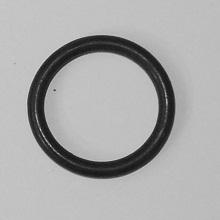
#> input picture images/Oring4.jpg, 220 x 220 px, found by its file name
$ python main.py
#> lines starting #> are read from the running program, lines starting #| are printed output that depends on the picture; after the words box and inside, x2 and y2 are one past the last pixel; in counts of white or black regions, pixels touching at a corner belong together
### assignment1/histogram.py
import numpy as np

def compute_histogram(image):

    # Create empty histogram (256 intensity levels)
    hist = np.zeros(256, dtype=int)

    # Get image dimensions
    rows, cols = image.shape

    # Loop through pixels
    for i in range(rows):
        for j in range(cols):
            intensity = image[i, j]
            hist[intensity] += 1

    return hist

### assignment1/threshold.py
import numpy as np

def otsu_threshold(hist):
    total = np.sum(hist)

    #total sum of intensities
    sum_total = 0
    for i in range(256):
        sum_total += i * hist[i]

    sum_bg = 0
    w_bg = 0
    max_var = -1
    best_t = 0

    for t in range(256):
        w_bg += hist[t]
        if w_bg ==0:
            continue

        w_fg = total - w_bg
        if w_fg == 0:
            break

        sum_bg += t * hist[t]

        mu_bg = sum_bg / w_bg
        mu_fg = (sum_total - sum_bg) / w_fg

        var_between = w_bg * w_fg * (mu_bg - mu_fg) ** 2

        if var_between > max_var:
            max_var = var_between
            best_t = t

    return best_t

### assignment1/morphology.py
import numpy as np

def dilation(binary_img):
    rows, cols = binary_img.shape
    output = np.zeros_like(binary_img, dtype=np.uint8)

    for i in range(1, rows - 1):
        for j in range(1, cols - 1):

            # if any pixel in the 3 x 3 neighbourhood is white - 255
            if np.any(binary_img[i-1:i+2, j-1:j+2] == 255):
                output[i, j] = 255
            else:
                output[i, j] = 0
    return output

def erosion(binary_img):
    rows, cols = binary_img.shape
    output = np.zeros_like(binary_img, dtype=np.uint8)

    for i in range(1, rows - 1):
        for j in range(1, cols - 1):

            # if all pixels in the 3 x 3 neighbourhood are white
            if np.all(binary_img[i-1:i+2, j-1:j+2] == 255):
                output[i, j] = 255
            else:
                output[i, j] = 0
    return output

def closing(binary_img):
    dilated = dilation(binary_img)
    closed = erosion(dilated)
    return closed

### assignment1/ccl.py
import numpy as np
from collections import deque

def connected_components(binary_img):
    rows, cols = binary_img.shape
    labels = np.zeros((rows, cols), dtype=int)

    label = 0
    component_sizes = {}

    for i in range(rows):
        for j in range(cols):

            #If Pixel is foreground and not labelled
            if binary_img[i, j] == 255 and labels[i, j] == 0:

                label += 1
                queue = deque()
                queue.append((i, j))
                labels[i, j] = label
                size = 1

                while queue:
                    x, y = queue.popleft()

                # 8-Connectivity
                    for dx in [-1, 0, 1]:
                        for dy in [-1, 0, 1]:

                            nx = x + dx
                            ny = y + dy

                            if (0 <= nx < rows and
                                0 <= ny < cols and
                                binary_img[nx, ny] == 255 and
                                labels[nx, ny] == 0):

                                labels[nx, ny] = label
                                queue.append((nx, ny))
                                size += 1

                component_sizes[label] = size


    return labels, component_sizes

### assignment1/main.py
import cv2 as cv
import numpy as np
import time
from histogram import compute_histogram
from threshold import otsu_threshold
from morphology import closing
from ccl import connected_components

def apply_inverse_threshold(img, T):
    out = np.zeros_like(img, dtype=np.uint8)

    rows, cols = img.shape

    for i in range(rows):
        for j in range(cols):
            if img[i, j] < T:
                out[i, j] = 255   # ring foreground
            else:
                out[i, j] = 0     # background

    return out

img = cv.imread("images/Oring4.jpg", 0)
#> img is the input picture: shape (220, 220); min 9, max 225, mean 169.6

start = time.time()

hist = compute_histogram(img)
#> after the loop in compute_histogram, `for i in range(rows):`: hist = 256 values, max 4766 at index 193, min 0 at index 0, mean 189.1
T = otsu_threshold(hist)
#> in otsu_threshold, `total = np.sum(hist)`: total = 48400
#> the loop in otsu_threshold, `for i in range(256):` made 256 passes
#> sum_total on passes 1 to 3: 0, 0, 0
#> after the loop in otsu_threshold, `for i in range(256):`: sum_total = 8208563
#> the loop in otsu_threshold, `for t in range(256):` made 226 passes
#> (w_bg, w_fg, sum_bg, mu_bg, mu_fg, max_var) on passes 10, 13, 14, 16, 17, 18, 19, 20, 21, 22, 23, 24: (1, 48399, 9, 9, 169.6, 1.25e+09), (3, 48397, 33, 11, 169.6, 3.65e+09), (4, 48396, 46, 11.5, 169.6, 4.84e+09), (5, 48395, 61, 12.2, 169.6, 6e+09), (8, 48392, 109, 13.62, 169.6, 9.42e+09), (13, 48387, 194, 14.92, 169.6, 1.51e+10), (15, 48385, 230, 15.33, 169.6, 1.73e+10), (23, 48377, 382, 16.61, 169.7, 2.61e+10), (31, 48369, 542, 17.48, 169.7, 3.47e+10), (45, 48355, 836, 18.58, 169.7, 4.97e+10), (70, 48330, 1386, 19.8, 169.8, 7.61e+10), (106, 48294, 2214, 20.89, 169.9, 1.14e+11)
binary = apply_inverse_threshold(img, T)
#> after the loop in apply_inverse_threshold, `for i in range(rows):`:
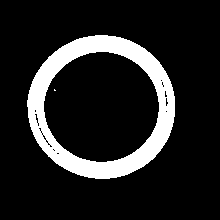
#> out: shape (220, 220); 14% white; 2 white regions (1 under 20 px), largest, box (x1, y1, x2, y2) and area: (27, 35, 175, 179) 6763
cleaned = closing(binary)
#> after the loop in dilation, `for i in range(1, rows - 1):`:
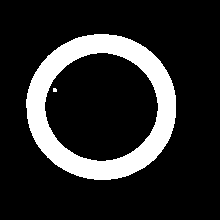
#> output: shape (220, 220); 16.3% white; 2 white regions (1 under 20 px), largest, box (x1, y1, x2, y2) and area: (26, 34, 176, 180) 7868
#> after the loop in erosion, `for i in range(1, rows - 1):`: output: shape (220, 220); 14.1% white; 2 white regions (1 under 20 px), largest, box (x1, y1, x2, y2) and area: (27, 35, 175, 179) 6834
cleaned = np.where(cleaned > 0, 255, 0).astype(np.uint8)
labels, sizes = connected_components(cleaned)
#> after the loop in connected_components, `for i in range(rows):`:
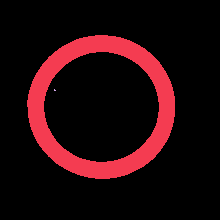
#> labels: shape (220, 220) int64; 3 distinct labels, from 0 to 2; one colour per label, 0 black
largest_label = max(sizes, key=sizes.get)
largest_size = sizes[largest_label]

end = time.time()

print("Total pixels:", np.sum(hist))
#| Total pixels: 48400
print("Otsu threshold:", T)
#| Otsu threshold: 118
print("Segmentation time (seconds):", end - start)
print("Number of components:", len(sizes))
#| Number of components: 2
print("Component sizes:", sizes)
#| Component sizes: {1: 6834, 2: 3}
print("Largest component label:", largest_label)
#| Largest component label: 1
print("Largest component size:", largest_size)
#| Largest component size: 6834

# Minimum area to be considered a real ring piece
min_area = 6000

# Find all components larger than threshold
large_components = [label for label, size in sizes.items() if size > min_area]

print("Large components:", large_components)
#| Large components: [1]

if len(large_components) == 1:
    result = "PASS"
else:
    result = "FAIL"

print("RESULT:", result)


# Create mask for largest component
ring_only = np.zeros_like(cleaned, dtype=np.uint8)

rows, cols = labels.shape
for i in range(rows):
    for j in range(cols):
        if labels[i, j] == largest_label:
            ring_only[i, j] = 255
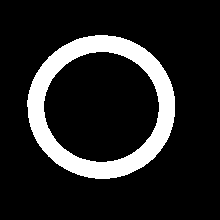
#> ring_only: shape (220, 220); 14.1% white; 1 white region, box (x1, y1, x2, y2) and area: (27, 35, 175, 179) 6834

cv.imshow("Original", img)
cv.imshow("Binary (Otsu)", binary)
cv.imshow("After Closing", cleaned)
cv.imshow("Largest Component", ring_only)

cv.waitKey(0)
cv.destroyAllWindows()

$ run again, with images/Oring1.jpg copied over images/Oring4.jpg
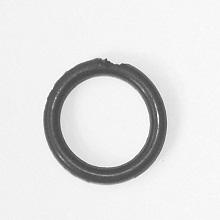
#> input picture images/Oring1.jpg, 220 x 220 px, found by its file name
#> img is the input picture: shape (220, 220); min 55, max 255, mean 225.2
#> after the loop in compute_histogram, `for i in range(rows):`: hist = 256 values, max 6333 at index 243, min 0 at index 0, mean 189.1
#> total = 48400
#> the loop in otsu_threshold, `for i in range(256):` made 256 passes
#> sum_total on passes 1 to 3: 0, 0, 0
#> after the loop in otsu_threshold, `for i in range(256):`: sum_total = 10901821
#> the loop in otsu_threshold, `for t in range(256):` made 256 passes
#> (w_bg, w_fg, sum_bg, mu_bg, mu_fg, max_var) on passes 56, 58, 62, 63, 65, 66, 67, 68: (1, 48399, 55, 55, 225.2, 1.4e+09), (2, 48398, 112, 56, 225.3, 2.77e+09), (3, 48397, 173, 57.67, 225.3, 4.08e+09), (4, 48396, 235, 58.75, 225.3, 5.37e+09), (5, 48395, 299, 59.8, 225.3, 6.62e+09), (8, 48392, 494, 61.75, 225.3, 1.04e+10), (10, 48390, 626, 62.6, 225.3, 1.28e+10), (17, 48383, 1095, 64.41, 225.3, 2.13e+10)
#> after the loop in otsu_threshold, `for t in range(256):`: best_t = 169; max_var = 5.19e+12; sum_bg = 10883716; w_bg = 48400
#> T = 169
#> after the loop in apply_inverse_threshold, `for i in range(rows):`:
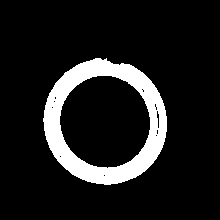
#> out: shape (220, 220); 11.7% white; 1 white region, box (x1, y1, x2, y2) and area: (43, 58, 167, 185) 5674
#> after the loop in dilation, `for i in range(1, rows - 1):`:
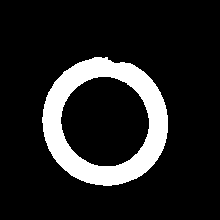
#> output: shape (220, 220); 13.6% white; 1 white region, box (x1, y1, x2, y2) and area: (42, 57, 168, 186) 6587
#> sizes = {1: 5719}
#> largest_label = 1
#> largest_size = 5719
#| Total pixels: 48400
#| Otsu threshold: 169
#| Number of components: 1
#| Component sizes: {1: 5719}
#| Largest component label: 1
#| Largest component size: 5719
#> large_components = []
#| Large components: []

$ run again, with images/Oring10.jpg copied over images/Oring4.jpg
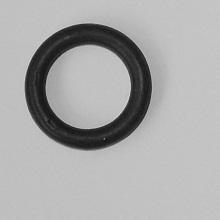
#> input picture images/Oring10.jpg, 220 x 220 px, found by its file name
#> img is the input picture: shape (220, 220); min 9, max 224, mean 169.7
#> after the loop in compute_histogram, `for i in range(rows):`: hist = 256 values, max 6694 at index 193, min 0 at index 0, mean 189.1
#> total = 48400
#> the loop in otsu_threshold, `for i in range(256):` made 256 passes
#> sum_total on passes 1 to 3: 0, 0, 0
#> after the loop in otsu_threshold, `for i in range(256):`: sum_total = 8212288
#> the loop in otsu_threshold, `for t in range(256):` made 225 passes
#> (w_bg, w_fg, sum_bg, mu_bg, mu_fg, max_var) on passes 10, 11, 13, 14, 17, 18, 19, 20: (1, 48399, 9, 9, 169.7, 1.25e+09), (2, 48398, 19, 9.5, 169.7, 2.48e+09), (3, 48397, 31, 10.33, 169.7, 3.69e+09), (4, 48396, 44, 11, 169.7, 4.87e+09), (5, 48395, 60, 12, 169.7, 6.02e+09), (7, 48393, 94, 13.43, 169.7, 8.27e+09), (10, 48390, 148, 14.8, 169.7, 1.16e+10), (20, 48380, 338, 16.9, 169.7, 2.26e+10)
#> after the loop in apply_inverse_threshold, `for i in range(rows):`:
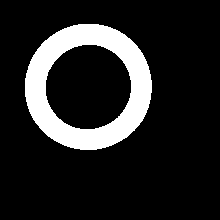
#> out: shape (220, 220); 14.5% white; 1 white region, box (x1, y1, x2, y2) and area: (25, 24, 152, 150) 7004
#> after the loop in dilation, `for i in range(1, rows - 1):`:
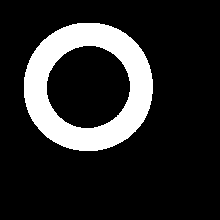
#> output: shape (220, 220); 16.2% white; 1 white region, box (x1, y1, x2, y2) and area: (24, 23, 153, 151) 7848
#| Total pixels: 48400
#| Otsu threshold: 117
#| Number of components: 1
#| Component sizes: {1: 7004}
#| Largest component label: 1
#| Largest component size: 7004
#| Large components: [1]
